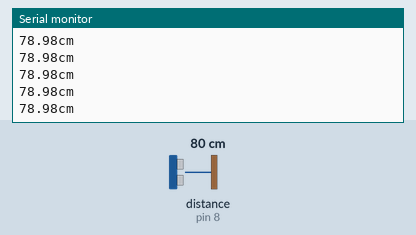
A sketch run on a simulated Arduino Uno, built with avr-gcc and run on an emulated ATmega328P. Parts: the last lines printed to the serial monitor. Wiring (inferred from the names in the program): ultrasonic range finder: trigger pin 9; echo pin 8. The inputs (shaded band) are chosen by the test bench; at power-on: distance to the obstacle (sensor on pin 8) 80 cm. The echo pulse lasts 58.3 µs per cm.

Above: at 1.2 s.
1.3 s: distance to the obstacle (sensor on pin 8) set to 120 cm
At 1.49 s:
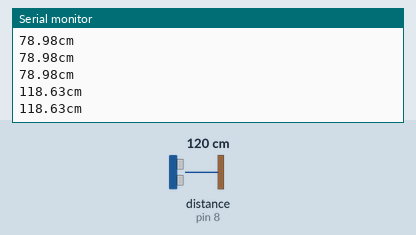
4.3 s: distance to the obstacle (sensor on pin 8) set to 2 cm
At 4.3 s:
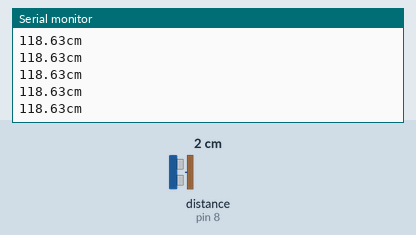
Timing chart, 0 to 7.3 s (numbered marks = the images above; inputs shaded):
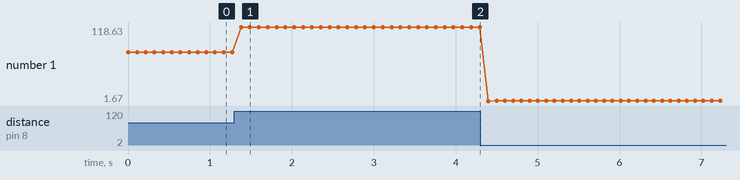

Measured:
- after the input at 1.3 s, the serial monitor: prints a new line after 0.08 s (image 1)
- plotted number 1: 78.98 → 118.63 after the input at 1.3 s, 118.63 → 1.68 after the input at 4.3 s

The sketch:

08_Ultrasound_01.ino
```cpp
#define TRIG 9
#define ECHO 8

void setup() {
  Serial.begin(9600);
  pinMode(TRIG,OUTPUT);
  pinMode(ECHO,INPUT);
}

void loop() {
  digitalWrite(TRIG, HIGH);
  delayMicroseconds(10);
  digitalWrite(TRIG, LOW);

  float duration = pulseIn(ECHO,HIGH);
  float distance = ((34000*duration)/1000000)/2;

  Serial.print(distance);
  Serial.println("cm");

  delay(100);
}
```
